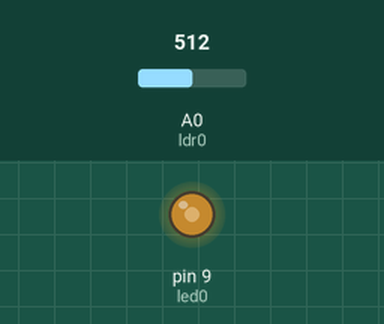
A sketch run on a simulated Arduino Uno, built with avr-gcc and run on an emulated ATmega328P. Parts: output pins drawn as LEDs (lit = HIGH). The inputs (shaded band) are chosen by the test bench; at power-on: A0 (ldr0) = 512.

Above: at 1.2 s.
1.3 s: A0 (ldr0) set to 716
At 2.5 s:
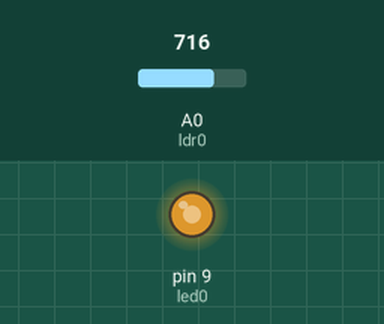
2.8 s: A0 (ldr0) set to 900
At 3.9 s:
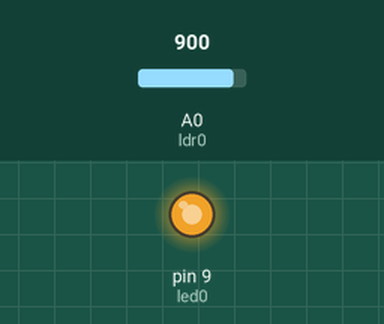
4.3 s: A0 (ldr0) set to 122
At 5.0 s:
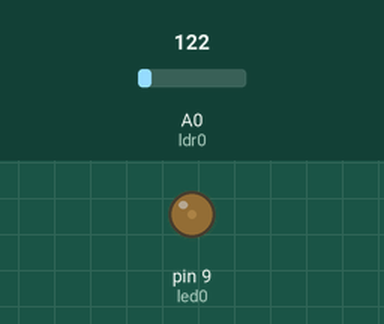
5.8 s: A0 (ldr0) set to 0
At 6.1 s:
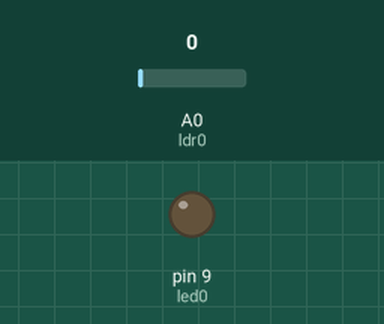
7.3 s: A0 (ldr0) set to 511
At 8.5 s:
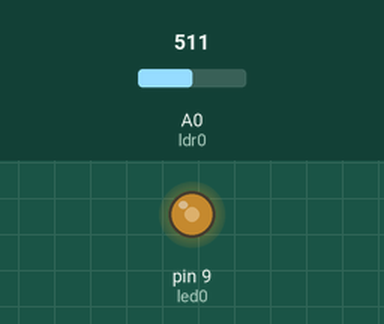
Timing chart, 0 to 9.8 s (numbered marks = the images above; inputs shaded):
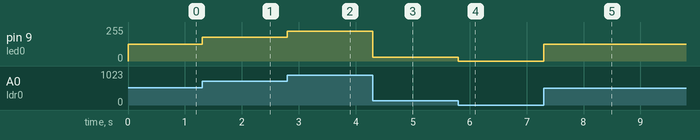

Measured:
- after the input at 1.3 s, pin 9 (led0): 127/255 → 178/255 at once
- after the input at 2.8 s, pin 9 (led0): 178/255 → 224/255 at once
- after the input at 4.3 s, pin 9 (led0): 224/255 → 30/255 at once
- after the input at 5.8 s, pin 9 (led0): 30/255 → 0/255 at once
- after the input at 7.3 s, pin 9 (led0): 0/255 → 127/255 at once

The sketch:

Programa_0.ino
```cpp
/*****************************************************************
**                                                              **
**                        Títol:                                **
**          Posar nom representatiu del programa                **
**                                                              **
** NOM:Martin Herranz                          Data:20/05/2018  **
*****************************************************************/
//****************************INCLUDE*****************************


//***************************VARIABLES****************************
const int led0 = 9;          // donar nom al pin 9 de l’Arduino
const int ldr0 = A0;         // donar nom al pin A0 de l’Arduino

int velocitat = 20;          // velocitat de l'acció en ms
int valLdr0;                 // guardar valor del ldr

//*****************************SETUP******************************

void setup() {                 //Configura el final de salida

pinMode(led0, OUTPUT);     // definir el pin 9 com una sortida

}


//******************************LOOP******************************

void loop() {                 //Inicia el bucle del programa

valLdr0 = analogRead(ldr0);   // llegir valor ldr

  valLdr0 = map(valLdr0, 0, 1023, 0, 255);   // mapejar valor de 0-1023 a 0-255

  analogWrite(led0, valLdr0);    // actualitzar l'estat del led


}

//****************************FUNCIONS****************************
```
